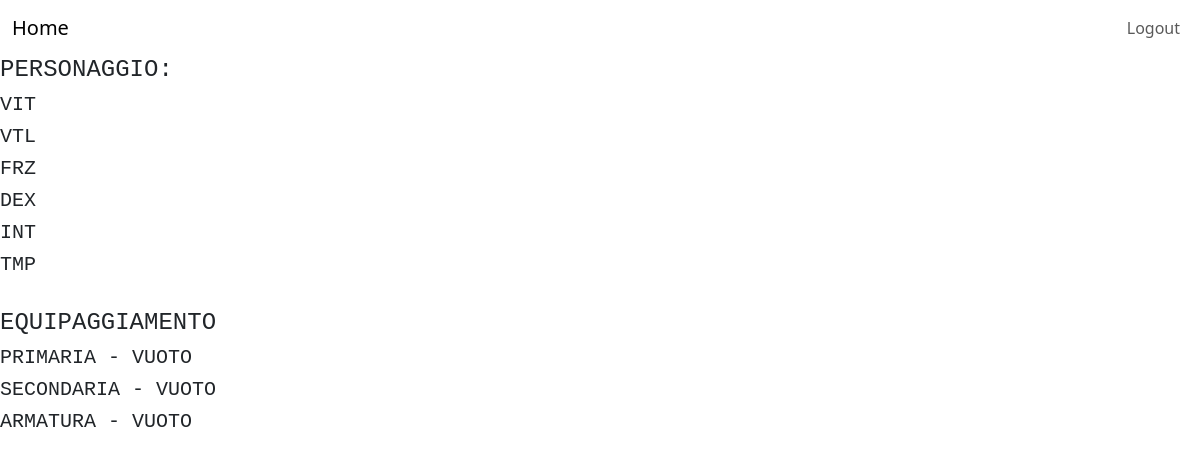
The page /home/ (signed in) on the database as committed earlier.
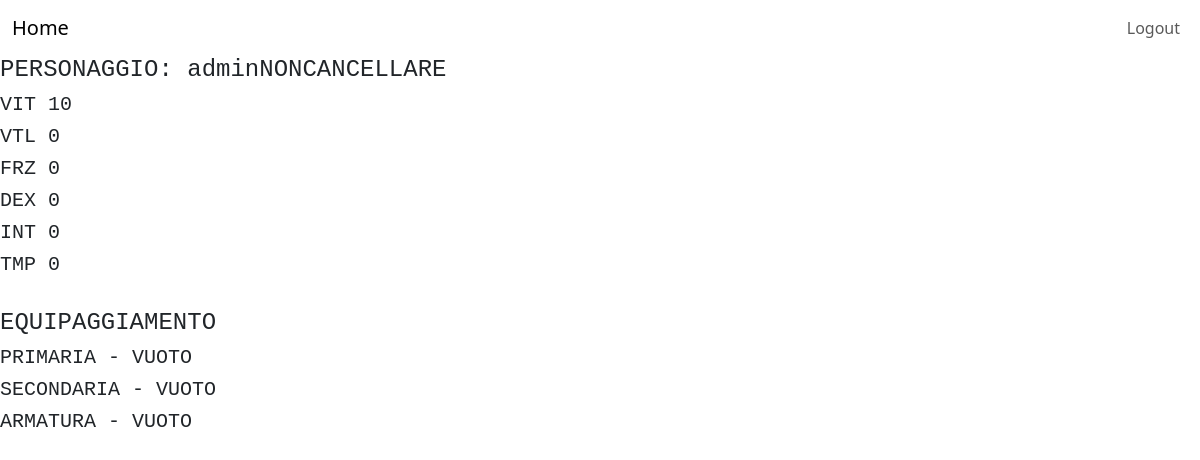
The same page on the database as committed later.
### account/models.py (models this page shows, shortened)
class Account(AbstractBaseUser):
    playerID = models.CharField(max_length=50, unique=True)
    date_joined = models.DateTimeField(verbose_name='date joined', auto_now_add=True)
    last_login = models.DateTimeField(verbose_name='last login', auto_now=True)
    is_admin = models.BooleanField(default=False)
    is_active = models.BooleanField(default=True)
    is_staff = models.BooleanField(default=False)
    is_superuser = models.BooleanField(default=False)
    personaggio = models.ForeignKey(Personaggio, on_delete=models.CASCADE, null=True)
    USERNAME_FIELD = "playerID"
    objects = MyAccountManager()

### struttureGioco/models.py (models this page shows, shortened)
class Personaggio(models.Model):
	nome = models.CharField(max_length=50, null=True)
	armaPrimaria = models.ForeignKey(Equipaggiamento, null=True, on_delete=models.CASCADE, blank=True, related_name='+')
	armaSecondaria = models.ForeignKey(Equipaggiamento, null=True, on_delete=models.CASCADE, blank=True,
									   related_name='+')
	armatura = models.ForeignKey(Equipaggiamento, null=True, on_delete=models.CASCADE, blank=True, related_name='+')
	vita = models.IntegerField(default=10)
	vitalita = models.IntegerField(default=0)
	forza = models.IntegerField(default=0)
	destrezza = models.IntegerField(default=0)
	intelligenza = models.IntegerField(default=0)
	tempra = models.IntegerField(default=0)
	zaino = models.ManyToManyField(Equipaggiamento, through='Inventario')

### home/views.py (the view)
# urls.py: path('home/', homeView, name = "home"),
def homeView(request):
	user = request.user
	if not user.is_authenticated:
		return redirect("login")
	return render(request, "index.html", {})

### home/templates/index.html (shortened to what this page needs)
<!DOCTYPE html>
{% load bootstrap5 %}
{% bootstrap_css %}
<html lang="en">
<head>
    {% load static %}
    <link rel="stylesheet" href="{% static './styles.css'%}">
</head>
<body>
<nav class="navbar navbar-expand-lg navbar-light ">
    <div class="container-fluid">
        <a class="navbar-brand" href="#">Home</a>
        <div class="collapse navbar-collapse" id="navbarSupportedContent">
            <ul class="navbar-nav  mb-2 mb-lg-0">
                {% if request.user.is_authenticated %}
                <li class="nav-item">
                    <a class="nav-link" href="{% url 'logout' %}">Logout</a>
                </li>
                {% endif %}
            </ul>
        </div>
    </div>
</nav>
{% if request.user.is_authenticated %}
<h4 class="font-monospace">PERSONAGGIO: {{request.user.personaggio.nome }}</h4>
<h5 class="font-monospace">VIT {{request.user.personaggio.vita }}</h5>
<h5 class="font-monospace">VTL {{request.user.personaggio.vitalita }}</h5>
<h5 class="font-monospace">FRZ {{request.user.personaggio.forza }}</h5>
<h5 class="font-monospace">DEX {{request.user.personaggio.destrezza }}</h5>
<h5 class="font-monospace">INT {{request.user.personaggio.intelligenza }}</h5>
<h5 class="font-monospace">TMP {{request.user.personaggio.tempra }}</h5>
<br>
<h4 class="font-monospace">EQUIPAGGIAMENTO</h4>
{% if request.user.personaggio.armaPrimaria is not None %}
<h5 class="font-monospace">PRIMARIA - {{request.user.personaggio.armaPrimaria }}</h5>
{% else %}
<h5 class="font-monospace">PRIMARIA - VUOTO</h5>
{% endif %}
{% if request.user.personaggio.armaSecondaria is not None %}
<h5 class="font-monospace">SECONDARIA - {{request.user.personaggio.armaSecondaria }}</h5>
{% else %}
<h5 class="font-monospace">SECONDARIA - VUOTO</h5>
{% endif %}
{% if request.user.personaggio.armatura is not None %}
<h5 class="font-monospace">ARMATURA - {{request.user.personaggio.armatura }}</h5>
{% else %}
<h5 class="font-monospace">ARMATURA - VUOTO</h5>
{% endif %}
{% endif %}
</body>
</html>

### home/static/styles.css (style rules this page uses)
.navbar-collapse { justify-content: flex-end; }

Rows that differ between the two databases and show on the page:
now on this page (row edited): Account: user.personaggio.nome "adminNONCANCELLARE", user.personaggio.vita "10", user.personaggio.vitalita "0", user.personaggio.forza "0", user.personaggio.destrezza "0", user.personaggio.intelligenza "0", user.personaggio.tempra "0"
